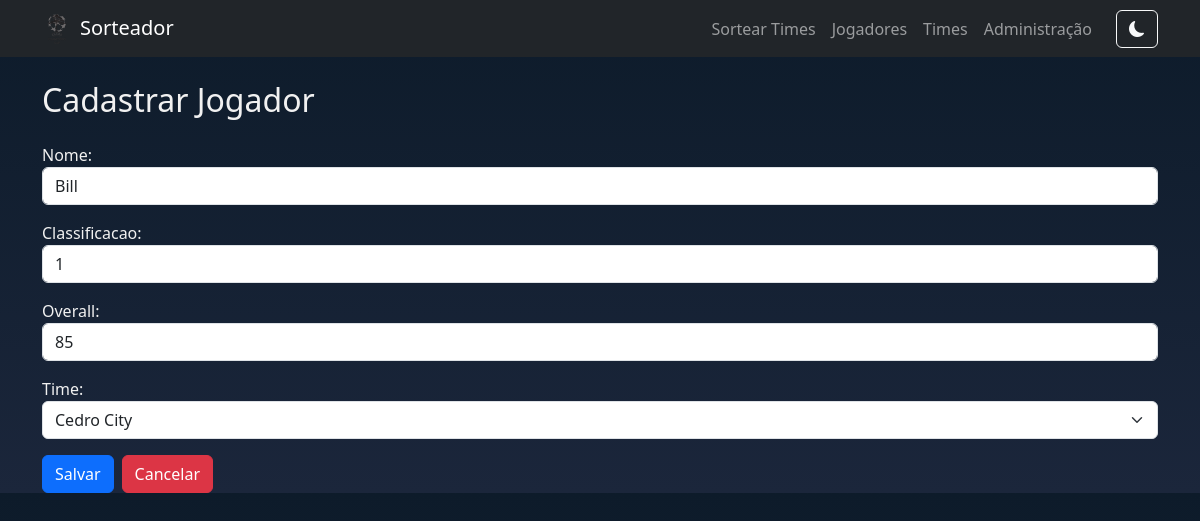
Page /jogadores/editar/45/ on the earlier database version.
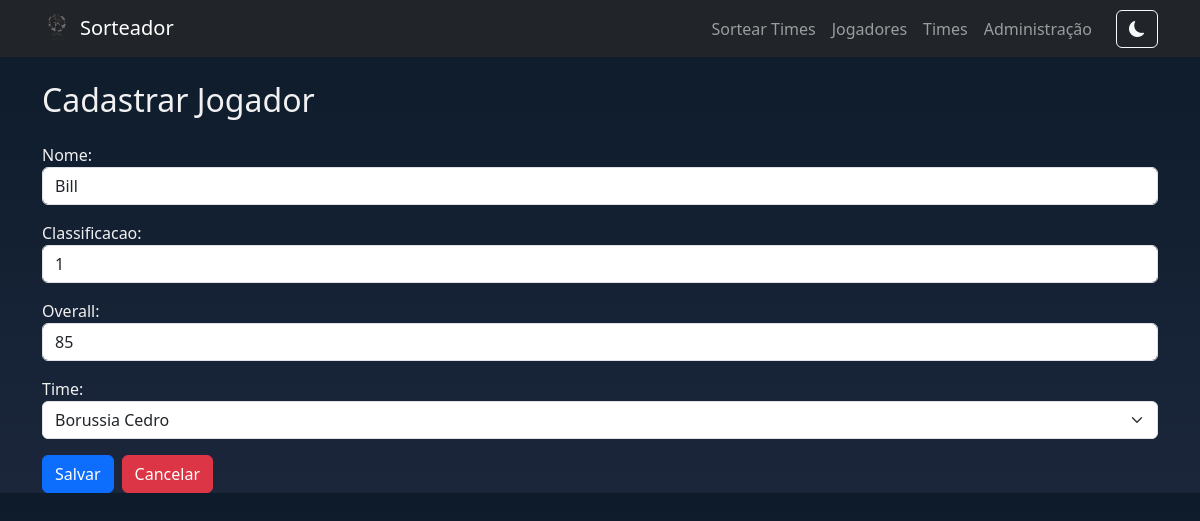
Same page on the later database version.
### SortApp/models.py (models this page shows, shortened)
class Jogador(models.Model):
    nome = models.CharField(max_length=100)
    classificacao = models.PositiveIntegerField()
    overall = models.PositiveIntegerField()
    time = models.ForeignKey(Time, on_delete=models.SET_NULL, related_name='jogadores', null=True, blank=True)

class Time(models.Model):
    nome = models.CharField(max_length=100, unique=True)
    escudo = models.ImageField(upload_to='escudos/')
    def __str__(self):
        return self.nome

### SortApp/views.py (the view)
# urls.py: path('jogadores/editar/<int:jogador_id>/', views.editar_jogador, name='editar_jogador'),
def editar_jogador(request, jogador_id):
    jogador = get_object_or_404(Jogador, id=jogador_id)
    if request.method == 'POST':
        form = JogadorForm(request.POST, instance=jogador)
        if form.is_valid():
            form.save()
            return redirect('listar_jogadores')
    else:
        form = JogadorForm(instance=jogador)
    return render(request, 'cadastrar_jogador.html', {'form': form, 'editando': True})

### SortApp/forms.py
class JogadorForm(forms.ModelForm):
    class Meta:
        model = Jogador
        fields = ['nome', 'classificacao', 'overall', 'time']
        widgets = {
            'nome': forms.TextInput(attrs={'class': 'form-control'}),
            'classificacao': forms.NumberInput(attrs={'class': 'form-control'}),
            'overall': forms.NumberInput(attrs={'class': 'form-control'}),
            'time': forms.Select(attrs={'class': 'form-select'}),
        }

### SortApp/templates/cadastrar_jogador.html (shortened to what this page needs)
{% extends 'base.html' %}
{% block content %}
<h2 class="mb-4">Cadastrar Jogador</h2>
<form method="post" class="mt-3">
    {{ form.as_p }}
    <div class="d-flex gap-2 mt-3">
        <button type="submit" class="btn btn-primary">Salvar</button>
        <a href="{% url 'listar_jogadores' %}" class="btn btn-danger">Cancelar</a>
    </div>
</form>
{% endblock %}

Differences in the rows shown:
changed Jogador "Bill": time "Cedro City" → "Borussia Cedro"
